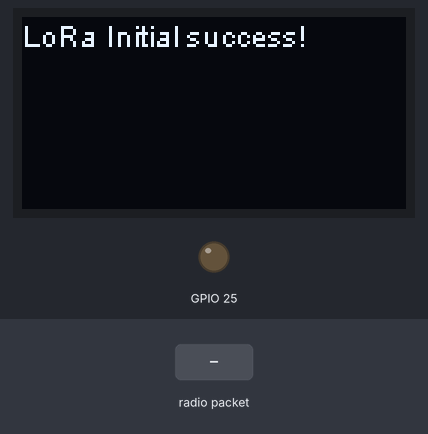
Simulated run of this sketch. Board: ESP32. Shown: 128×64 one-colour display, output pins drawn as LEDs (lit = HIGH). The inputs (shaded band) are chosen by the test bench. No radio packets arrive unless stated; what the sketch prints to the serial monitor is not drawn.

Above: at 1.5 s.
1.6 s: radio packet "1" arrives
At 2.8 s:
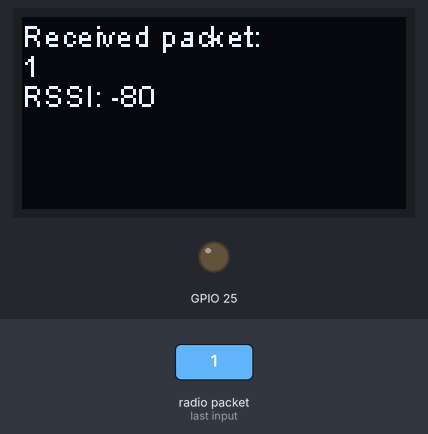
3.1 s: radio packet "0" arrives
At 4.0 s:
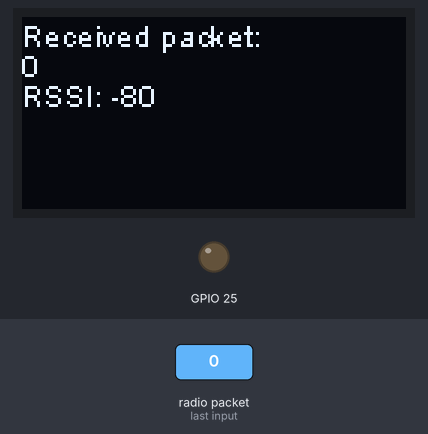
4.6 s: radio packet "2" arrives
Timing chart, 0 to 7.6 s (numbered marks = the images above; inputs shaded):
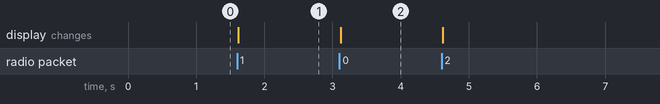

Measured:
- after the input at 1.6 s, the display: changes at once (image 1)
- after the input at 3.1 s, the display: changes at once (image 2)

The sketch:

Blink_secondary_LED_using_Blynk_receiver.ino
```cpp
#include <heltec.h> // Include the Heltec library

void setup() {
  Serial.begin(115200);
  while (!Serial) {
    ; // Wait for the serial port to connect (for native USB devices)
  }

  pinMode(25, OUTPUT);
  Serial.println("LoRa Receiver");

  // Initialize the Heltec board with Display and LoRa
  Heltec.begin(true /* Display */, true /* LoRa */, true /* Serial */, true /* PABOOST */, 433E6 /* LoRa Band */);

  // Initialize LoRa with frequency and PABOOST
  if (!LoRa.begin(433E6, true)) {
    Serial.println("Starting LoRa failed!");
    while (1) {
      delay(1000); // Add a delay to prevent flooding the serial monitor
    }
  } else {
    Serial.println("LoRa initialization successful.");
  }
}

void loop() {
  // Try to parse packet
  int packetSize = LoRa.parsePacket();
  if (packetSize) {
    // Received a packet
    Serial.print("Received packet: '");

    String receivedText = "";
    while (LoRa.available()) {
      char receivedChar = (char)LoRa.read();
      Serial.print(receivedChar);
      receivedText += receivedChar;
    }
    Serial.print("' with RSSI ");
    Serial.println(LoRa.packetRssi());
    if(receivedText.endsWith("ON"))
    {
      digitalWrite(25, HIGH);
    }
    else
    {
      digitalWrite(25, LOW);
    }

    // Update display with the received message
    Heltec.display->clear();
    Heltec.display->drawString(0, 0, "Received packet:");
    Heltec.display->drawString(0, 10, receivedText);
    Heltec.display->drawString(0, 20, "RSSI: " + String(LoRa.packetRssi()));
    Heltec.display->display();
  }

  delay(10); // Small delay to prevent flooding the loop
}
```
